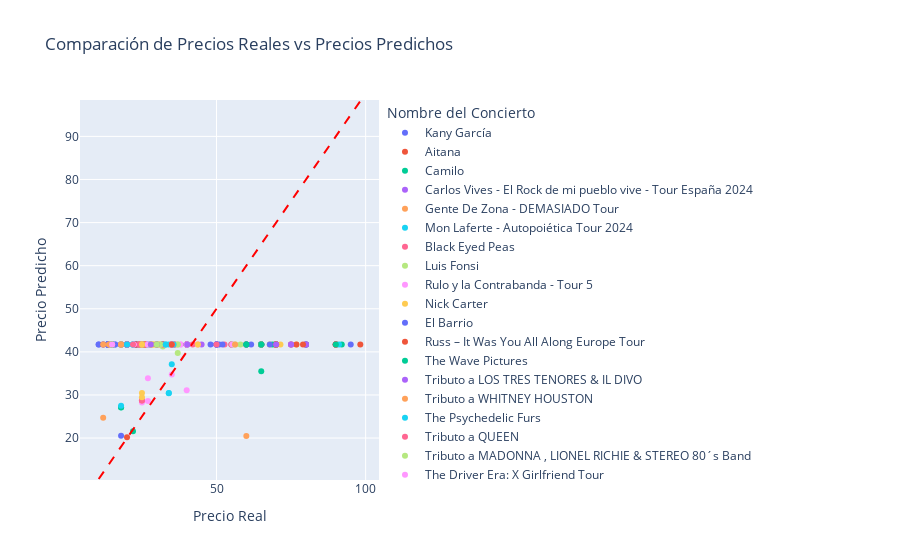

Notebook cell for this chart:
### Code cell
plot_model_predictions(pipeline, X_train, y_train, X_test, y_test, test_new)
feature_importance(pipeline, X_train, y_train, X_test, y_test, 10)
